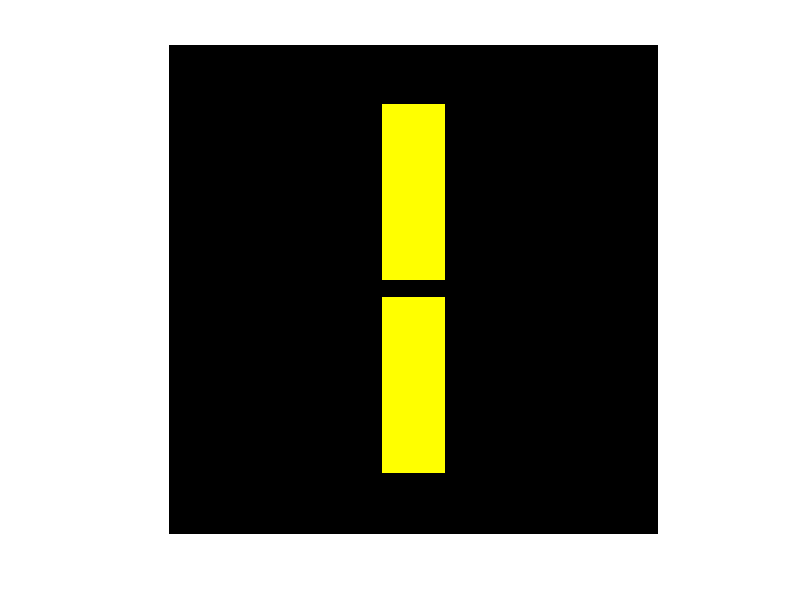

This figure's MATLAB source:
clc;clear;close all;
image = uint8(zeros(256,256,3));
image(0+32:256-32,128-16:128+16,1) = 255;
image(0+32:256-32,128-16:128+16,2) = 255;
image(0+32:256-32,128-16:128+16,3) = 0;
imwrite(image,'case1_original.png');
image(128-4:128+4,128-16:128+16,1)  = 0;
image(128-4:128+4,128-16:128+16,2)  = 0;
image(128-4:128+4,128-16:128+16,3)  = 0;
imshow(uint8(image))
imwrite(image,'case1_toinpaint.png');
domain = zeros(256,256);
domain(128-4:128+4,128-16:128+16)  = 255;
imwrite(domain,'case1_inpaintdomain.png');
